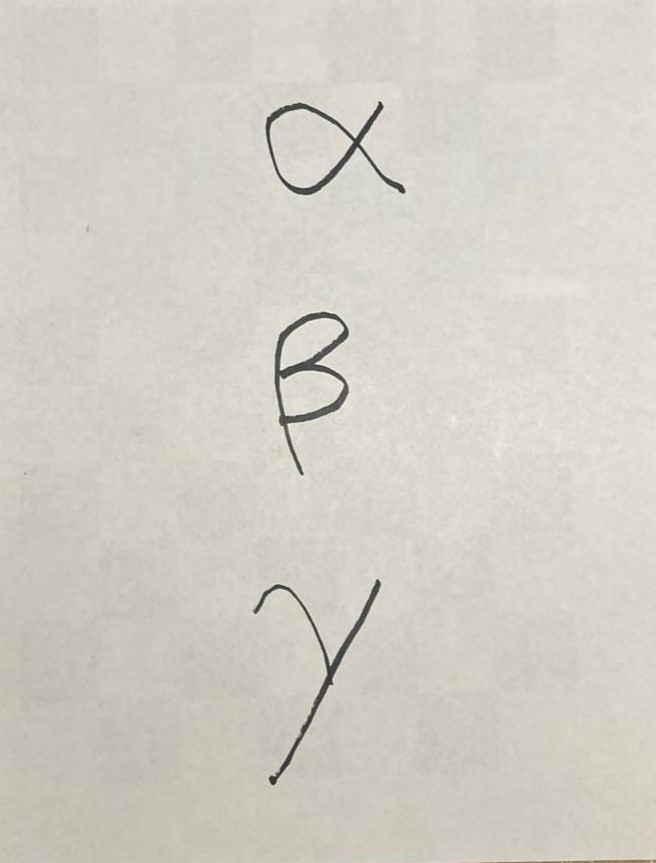
//> input picture ComputerVision_CS5330_25Fall/Project5/custom_greek_raw/alpha-beta-gamma1.jpeg, 656 x 863 px
$ ./P2-texture-v3 ComputerVision_CS5330_25Fall/Project5/custom_greek_raw/ out.png   (built with g++ and OpenCV 4)
//> lines starting //> are read from the running program, lines starting //| are printed output that depends on the picture
/*
功能: 遍历指定文件夹的图像，提取每张图像的 RGB 颜色直方图（每通道 8 bins，共 24 值，L1 归一化）和
 Sobel 梯度幅值的纹理直方图（16 bins，L1 归一化），将文件名与拼接后的特征向量以 CSV 行写出。

Brief English description: For each image in a folder, compute an L1-normalized 8-bin per-channel RGB histogram (24 floats)
 and an L1-normalized 16-bin Sobel magnitude histogram (16 floats), concatenate them (total 40 floats) and save as CSV rows: filename,f0,f1,...,f39.

Parameters to Pass 运行时需传入 2 个位置参数，顺序固定： 参数顺序 参数含义 示例值
第 1 个 图像文件夹路径 ./images 第 2 个 输出 CSV 文件路径 ./features_color_texture.csv

Usage: ./build_features_color_texture <image_folder> <output_csv>
Example: ./build_features_color_texture ./olympus features.csv
*/

#include <opencv2/opencv.hpp>
#include <iostream>
#include <fstream>
#include <filesystem>
using namespace std;
using namespace cv;
namespace fs = std::filesystem;

// ===== 计算颜色直方图 (RGB, 8 bins each) =====
// Compute color histogram with 8 bins per channel
vector<float> computeColorHist(const Mat& img) {
    vector<Mat> channels;
    split(img, channels);

    int histSize = 8;
    float range[] = {0, 256};
    const float* histRange = {range};

    vector<float> feature;
    for (int i = 0; i < 3; ++i) {
        Mat hist;
        calcHist(&channels[i], 1, 0, Mat(), hist, 1, &histSize, &histRange);
        normalize(hist, hist, 1, 0, NORM_L1);
        for (int j = 0; j < histSize; ++j)
            feature.push_back(hist.at<float>(j));
    }
    return feature;
}

// ===== 计算纹理特征 (Sobel 梯度幅值直方图) =====
// Compute texture histogram using Sobel gradient magnitude
vector<float> computeTextureHist(const Mat& imgGray) {
    Mat gx, gy;
    Sobel(imgGray, gx, CV_32F, 1, 0, 3);
    Sobel(imgGray, gy, CV_32F, 0, 1, 3);

    Mat mag;
    magnitude(gx, gy, mag);

    int histSize = 16;
    float range[] = {0, 256};
    const float* histRange = {range};

    Mat hist;
    calcHist(&mag, 1, 0, Mat(), hist, 1, &histSize, &histRange);
    normalize(hist, hist, 1, 0, NORM_L1);

    vector<float> feature;
    for (int i = 0; i < histSize; ++i)
        feature.push_back(hist.at<float>(i));

    return feature;
}

// ===== 主程序：遍历目录提取特征 =====
int main(int argc, char** argv) {
    if (argc < 3) {
        cout << "Usage: ./build_features_color_texture <image_folder> <output_csv>\n";
        return -1;
    }

    string folder = argv[1];
    string output_csv = argv[2];
    ofstream fout(output_csv);
    if (!fout.is_open()) {
        cerr << "Failed to open output file.\n";
        return -1;
    }

    for (const auto& entry : fs::directory_iterator(folder)) {
        string path = entry.path().string();
        Mat img = imread(path);
//> img is the input picture: 863 rows x 656 cols, CV_8UC3; mean B, G, R 197.5, 206.8, 210.9
        if (img.empty()) continue;

        Mat gray;
        cvtColor(img, gray, COLOR_BGR2GRAY);

        vector<float> colorFeat = computeColorHist(img);
//> the loop in computeColorHist, `for (int i = 0; i < 3; ++i)` made 3 passes
//> hist on passes 1 to 3: [3, 1325, 3557, 1202, 914, 130385, 428390, 352], [0, 784, 3803, 1219, 999, 20594, 532334, 6395], [0, 728, 3816, 1119, 1069, 2585, 516204, 40607]
//> after the loop in computeColorHist, `for (int i = 0; i < 3; ++i)`: feature = 24 values, max 0.94 at index 14, min 0 at index 8, mean 0.125
//> colorFeat has the same summary as feature in computeColorHist
        vector<float> textureFeat = computeTextureHist(gray);
//> in computeTextureHist, `Sobel(imgGray, gx, CV_32F, 1, 0, 3);`:
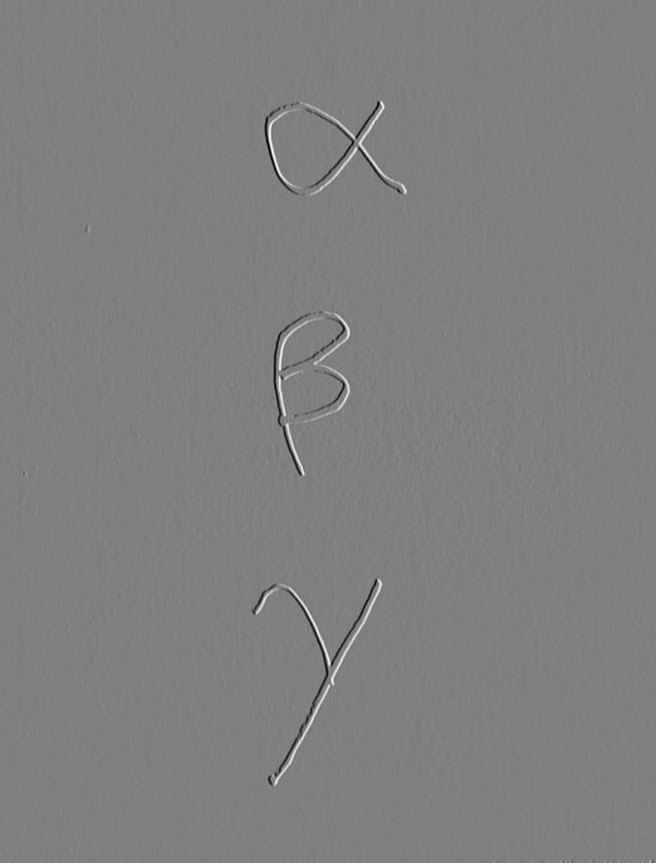
//> gx: 863 rows x 656 cols, CV_32FC1; min -607, max 604, mean 0.2; drawn with min black and max white
//> in computeTextureHist, `magnitude(gx, gy, mag);`:
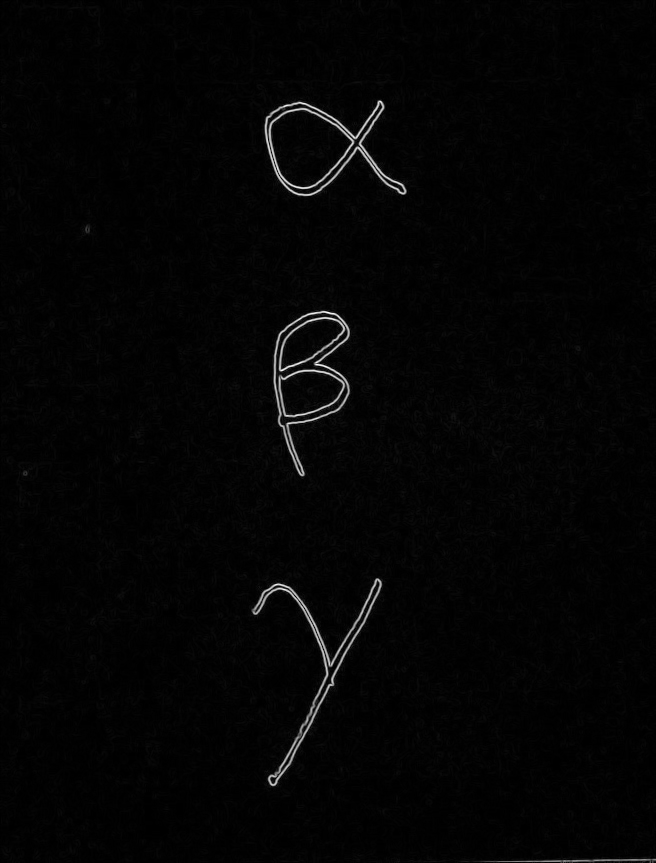
//> mag: 863 rows x 656 cols, CV_32FC1; min 0, max 704.5, mean 13; drawn with min black and max white
//> in computeTextureHist, `calcHist(&mag, 1, 0, Mat(), hist, 1, &histSize, &histRange);`: hist = [505668, 47344, 3523, 1113, 580, 358, 319, 267, 234, 220, 209, 192, 218, 217, 239, 202]
//> in computeTextureHist, `normalize(hist, hist, 1, 0, NORM_L1);`: hist = [0.902, 0.0844, 0.00628, 0.00198, 0.00103, 0.000638, 0.000569, 0.000476, 0.000417, 0.000392, 0.000373, 0.000342, 0.000389, 0.000387, 0.000426, 0.00036]
//> textureFeat has the same summary as hist in computeTextureHist

        // 合并特征 / concatenate color and texture
        vector<float> feat;
        feat.insert(feat.end(), colorFeat.begin(), colorFeat.end());
//> feat has the same summary as feature in computeColorHist
        feat.insert(feat.end(), textureFeat.begin(), textureFeat.end());
//> feat = 40 values, max 0.94 at index 14, min 0 at index 8, mean 0.1

        fout << fs::path(path).filename().string();
        for (float v : feat) fout << "," << v;
//> this loop made 40 passes
//> v on passes 1 to 12: 5.3e-06, 0.00234, 0.00628, 0.00212, 0.00161, 0.23, 0.757, 0.000622, 0, 0.00138, 0.00672, 0.00215
        fout << "\n";
        cout << "Processed: " << path << endl;
    }
//> pass 2 of the loop `for (const auto& entry : fs::directory_iterator(folder))`:
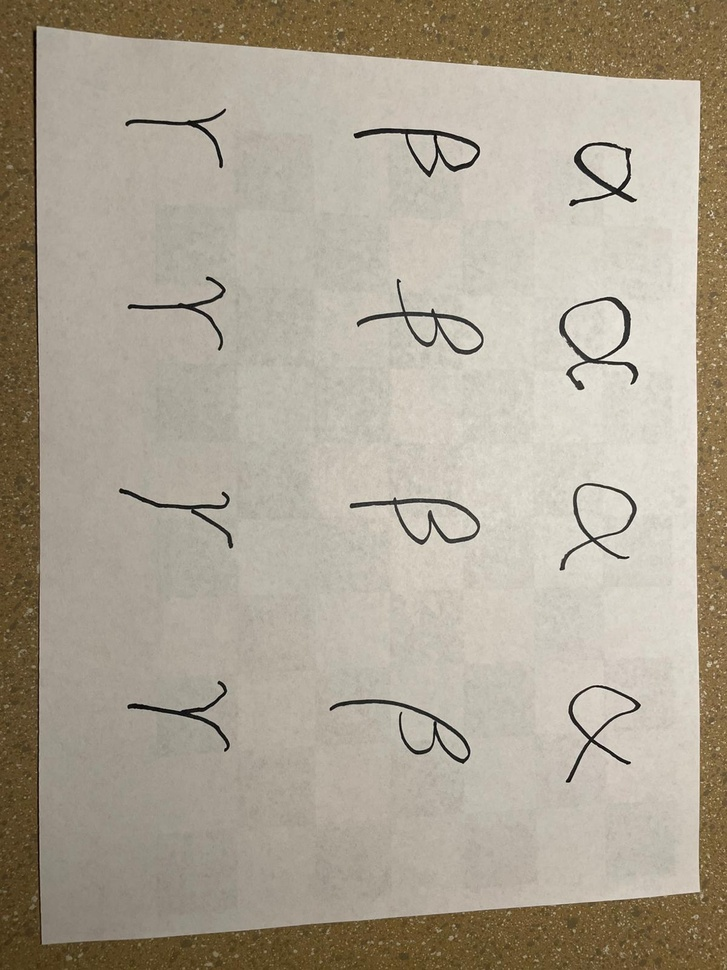
//> input picture ComputerVision_CS5330_25Fall/Project5/custom_greek_raw/alpha-beta-gamma2.jpeg, 727 x 970 px, shrunk from 1200 x 1600 before the run
//> img is the input picture: 970 rows x 727 cols, CV_8UC3; mean B, G, R 147.1, 163.1, 172.2
//> gray: 970 rows x 727 cols, CV_8UC1
//> in computeColorHist (call 2), `split(img, channels);`:
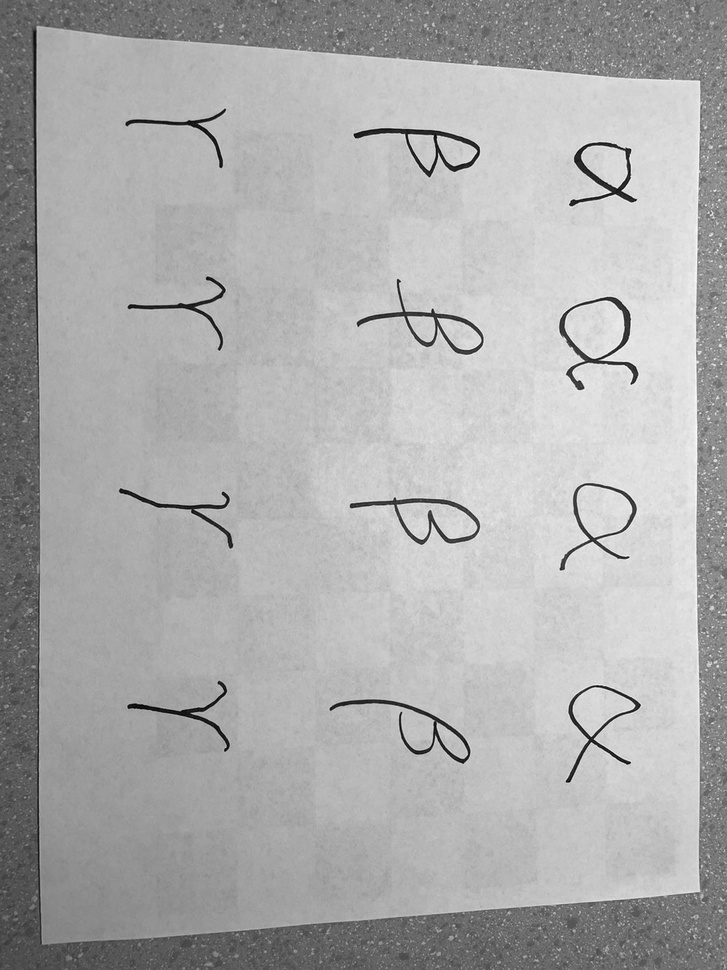
//> channels[2]: 970 rows x 727 cols, CV_8UC1; min 3, max 255, mean 172.2
//> the loop in computeColorHist (call 2), `for (int i = 0; i < 3; ++i)` made 3 passes
//> hist on passes 1 to 3: [13630, 90589, 36463, 17842, 175732, 247904, 122621, 409], [3888, 14617, 76508, 46603, 83092, 271945, 204223, 4314], [3006, 6329, 37278, 68086, 69716, 265911, 237784, 17080]
//> after the loop in computeColorHist (call 2), `for (int i = 0; i < 3; ++i)`: feature = 24 values, max 0.386 at index 13, min 0.00058 at index 7, mean 0.125
//> colorFeat has the same summary as feature in computeColorHist
//> gx: 970 rows x 727 cols, CV_32FC1
//> gy: 970 rows x 727 cols, CV_32FC1
//> in computeTextureHist (call 2), `magnitude(gx, gy, mag);`:
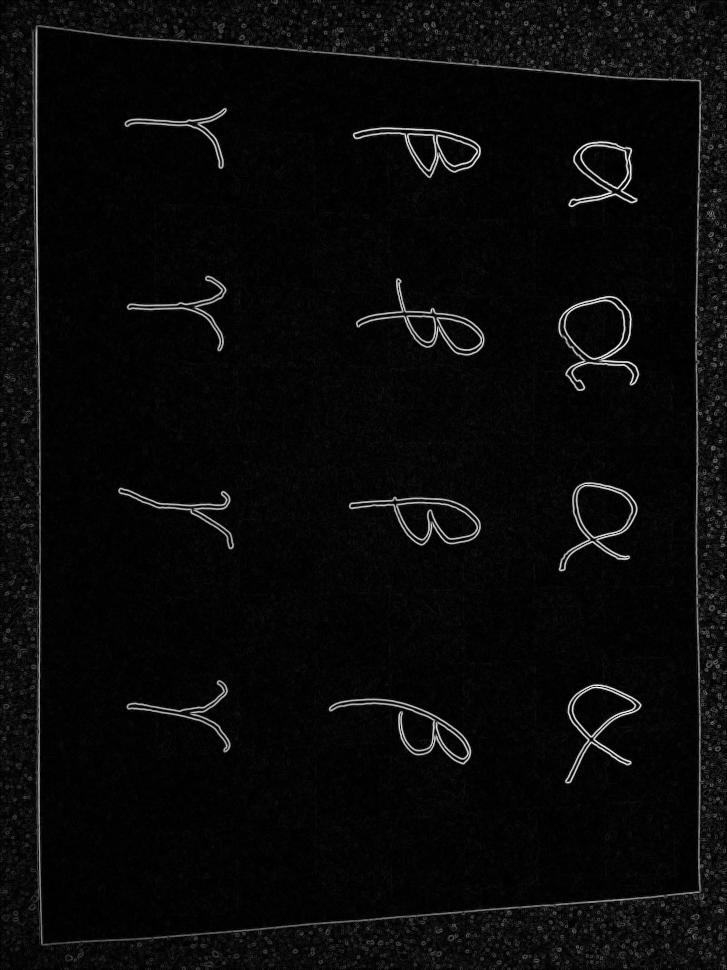
//> mag: 970 rows x 727 cols, CV_32FC1; min 0, max 913.2, mean 37; drawn with min black and max white
//> in computeTextureHist (call 2), `calcHist(&mag, 1, 0, Mat(), hist, 1, &histSize, &histRange);`: hist = [371381, 186628, 50694, 24079, 14716, 9976, 6900, 5188, 3914, 3101, 2519, 2123, 1803, 1477, 1231, 1142]
//> in computeTextureHist (call 2), `normalize(hist, hist, 1, 0, NORM_L1);`: hist = [0.541, 0.272, 0.0738, 0.0351, 0.0214, 0.0145, 0.01, 0.00755, 0.0057, 0.00451, 0.00367, 0.00309, 0.00262, 0.00215, 0.00179, 0.00166]
//> textureFeat has the same summary as hist in computeTextureHist
//> `feat.insert(feat.end(), colorFeat.begin(), colorFeat.end());`: feat has the same summary as feature in computeColorHist
//> `feat.insert(feat.end(), textureFeat.begin(), textureFeat.end());`: feat = 40 values, max 0.541 at index 24, min 0.00058 at index 7, mean 0.1
//> the loop `for (float v : feat) fout << "," << v;` made 40 passes
//> v on passes 1 to 8: 0.0193, 0.128, 0.0517, 0.0253, 0.249, 0.352, 0.174, 0.00058

    fout.close();
    cout << " Feature CSV saved to " << output_csv << endl;
    return 0;
}
